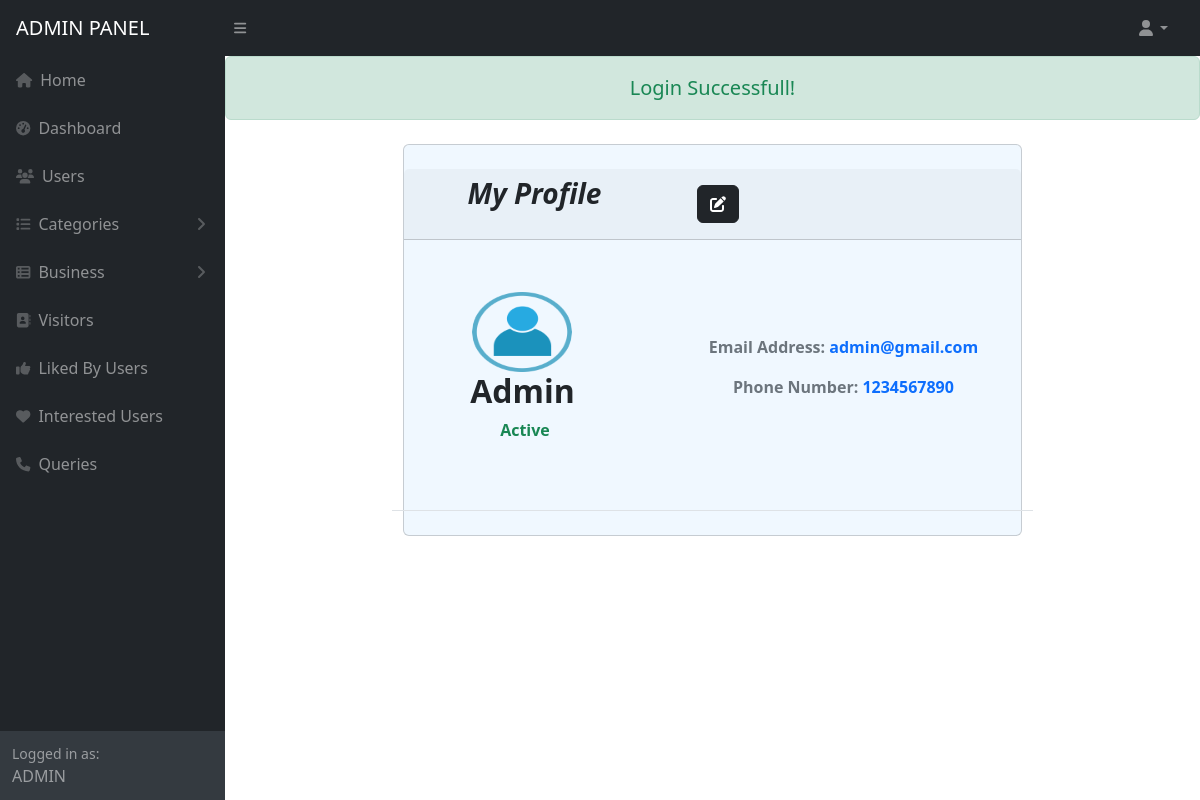
The app's page /common/profile.php (signed in) with its own data.
### tables this page shows
CREATE TABLE `b_users` (
  `bu_id` int(11) NOT NULL,
  `bu_name` varchar(30) NOT NULL,
  `bu_email` varchar(30) NOT NULL,
  `bu_pwd` varchar(20) NOT NULL,
  `bu_mobno` varchar(20) NOT NULL,
  `bu_type` varchar(10) NOT NULL COMMENT '1: admin 2: enterprenuer, 3: investor',
  `bu_status` varchar(20) NOT NULL DEFAULT 'Active'
);

### common/profile.php (the view, shortened to what this page needs)
<?php include ("../common/header.php"); ?>
<?php include ("../common/sidebar.php"); ?>
<?php
    $user_id =  $_SESSION['bu_id'];
    $query = mysqli_query($b_connect, "SELECT * FROM b_users WHERE bu_id = '$user_id' ");
    $profile = mysqli_fetch_object($query);
?>
<div id="layoutSidenav_content">
    <main>
        <div class="text-center">
            <?php
                if(isset($_SESSION['msg1']))
                {
                ?>
                <div class="col-12 mb-3 alert alert-success" role="alert">
                    <small class="text-success" style="font-size:20px"><?=$_SESSION['msg1']?></small>
                </div>
                <?php
                }
            ?>
        </div>
        <div class="col-md-8 mx-auto mt-4" >
            <?php
            if(isset($_GET['action'])) {
            ?>
                <div class="card">
                    <div class="card-header">
                        <h4 class="card-title">
                            <b><i>Edit Profile</i></b>
                        </h4>
                    </div>
                    <div class="card-body">
                        <form action="" method="post">
                            <fieldset class="border border-success p-3 form-group">
                                <legend class="d-inline w-auto h6"><b><i>Update Details</i></b></legend>
                                <div class="form-group mb-3">
                                    <label for="" style="font-weight:500">User Name</label>
                                    <input type="text" name="bu_name" required class="form-control"
                                        value="<?=$profile->bu_name?>">
                                </div>
                                <div class="form-group mb-3">
                                    <label for="" style="font-weight:500">User Email</label>
                                    <input type="text" name="bu_email" required class="form-control"
                                        value="<?=$profile->bu_email?>">
                                </div>
                                <div class="form-group mb-3">
                                    <label for="" style="font-weight:500">Contact Number</label>
                                    <input type="phone" name="bu_mobno" required class="form-control"
                                        value="<?=$profile->bu_mobno?>">
                                </div>
                                <div class="form-group mb-2">
                                    <label for="" style="font-weight:500">Upadte Password</label>
                                    <input type="password" name="bu_pwd" required class="form-control"
                                        value="<?=$profile->bu_pwd?>">
                                </div>
                                <!-- <div class="form-group mb-2">
                                    <label for="" style="font-weight:500">Address</label>
                                    <input type="text" name="u_faddr" required class="form-control"
                                        value="<?=$profile->bu_addr?>">
                                </div> -->
                            </fieldset>
                            <div class="text-center">
                                <button type="submit" class="btn btn-primary update-btn mt-2" name="UpdateNow">
                                    <b>Upadte Your Details</b>
                                </button>
                            </div>
                        </form>
                    </div>
                </div>
            <?php
            } else {
            ?>
                <div class="overview-content-2">
                    <div class="card py-4" style="background:aliceblue;">
                        <div class="card-header d-flex bg-muted">
                            <h3 class="card-title">
                                <h3 class="text-dark mx-5"><b><i>My Profile </i></b></h3>
                            </h3>
                            <a href="?id=<?=$profile->bu_id?>&action=edit" class="btn btn-dark ms-5 mt-2 mb-2">
                                <i class="fa fa-edit"> <b>Edit Profile</b></i>
                            </a>
                        </div>
                        <div class="row border-bottom py-5 profile-box">
                            <div class="col-lg-4 m-auto text-center">
                                <div class="card-body py-1 ml-5">
                                    <img src="../images/profile.jpg" alt="Profile" style="width:100px;height:80px;border-radius:50px;">
                                    <h2><b><?=ucwords($profile->bu_name)?></b></h2>
                                    <p class="text-dark">
                                        <b class="text-success" style="margin-left:5px;font-size:16px;">Active</b>
                                    </p>
                                </div>
                            </div>
                            <div class="col-lg-8 m-auto text-center">
                                <div class="card-body py-3 ml-5">
                                    <p class="text-dark">
                                        <b class="text-muted">Email Address:
                                        </b><b class="text-primary"><b><?=$profile->bu_email?></b>
                                    </p>
                                    <p class="text-dark">
                                        <b class="text-muted">Phone Number:
                                        </b><b class="text-primary"><b><?=$profile->bu_mobno?></b>
                                    </p>
                                </div>
                            </div>
                        </div>
                    </div>
                </div>
            <?php
            }
            ?>
        </div>
    </main>
</div>
<?php include("../common/footer.php"); ?>

### records on screen
b_users: bu_name "Admin", bu_email "admin@gmail.com", bu_mobno "1234567890"

### other values on screen
$_SESSION['bu_name'] "ADMIN"
$_SESSION['msg1'] "Login Successfull!"
